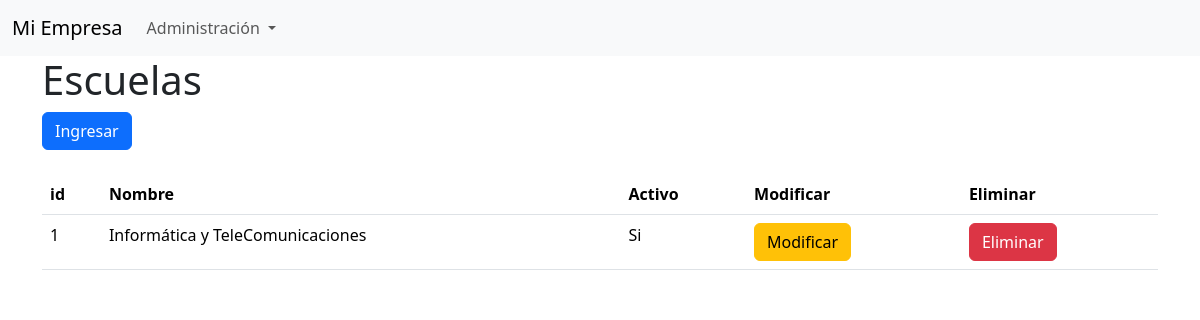
Page /alumnos/listadoEscuela on the earlier database version.
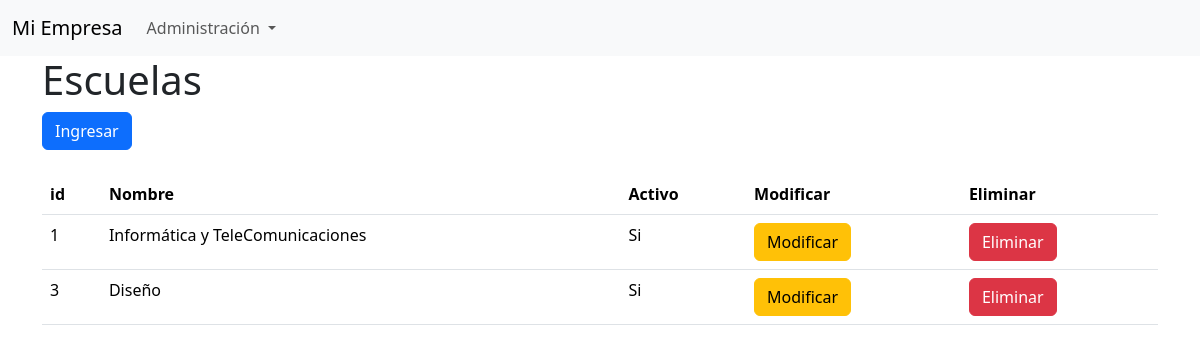
Same page on the later database version.
### alumnos/models.py (models this page shows, shortened)
class Escuela(models.Model):
    nombre      = models.CharField(max_length=100)
    activo      = models.IntegerField()

### alumnos/views.py (the view)
# urls.py: path('listadoEscuela', views.listadoEscuela, name='listadoEscuela'),
def listadoEscuela(resquest):
    listado = Escuela.objects.all()
    context = {"listado": listado}
    return render(resquest, 'listadoEscuela.html', context)

### alumnos/templates/listadoEscuela.html (shortened to what this page needs)
{% extends "plantillaBase.html"  %}
{% block tituloPrincipal %} Escuelas {% endblock %}
{% block contenido %}
<a href="{% url 'ingresarEscuela' %}" class="btn btn-primary">Ingresar</a>
<br><br>
{% endblock %}
{% block listado %}
    <table class="table table-resposive">
        <tr>
            <th>id</th>
            <th>Nombre</th>
            <th>Activo</th>
            <th>Modificar</th>
            <th>Eliminar</th>
        </tr>
    {% for item in listado %}
        <tr>
            <td>{{ item.id }}
            <td>{{ item.nombre }}
            <td>{{ item.activo|yesno:"Si,No"}}</td>
            <td><a href="" class="btn btn-warning" >Modificar</a></td>
            <td><a href="{% url 'eliminarEscuela' pk=item.id %}" class="btn btn-danger" >Eliminar</a></td>
    {% endfor %}
    </table>
{% endblock %}

Differences in the rows shown:
added Escuela: id "3", nombre "Diseño", activo "Si"
